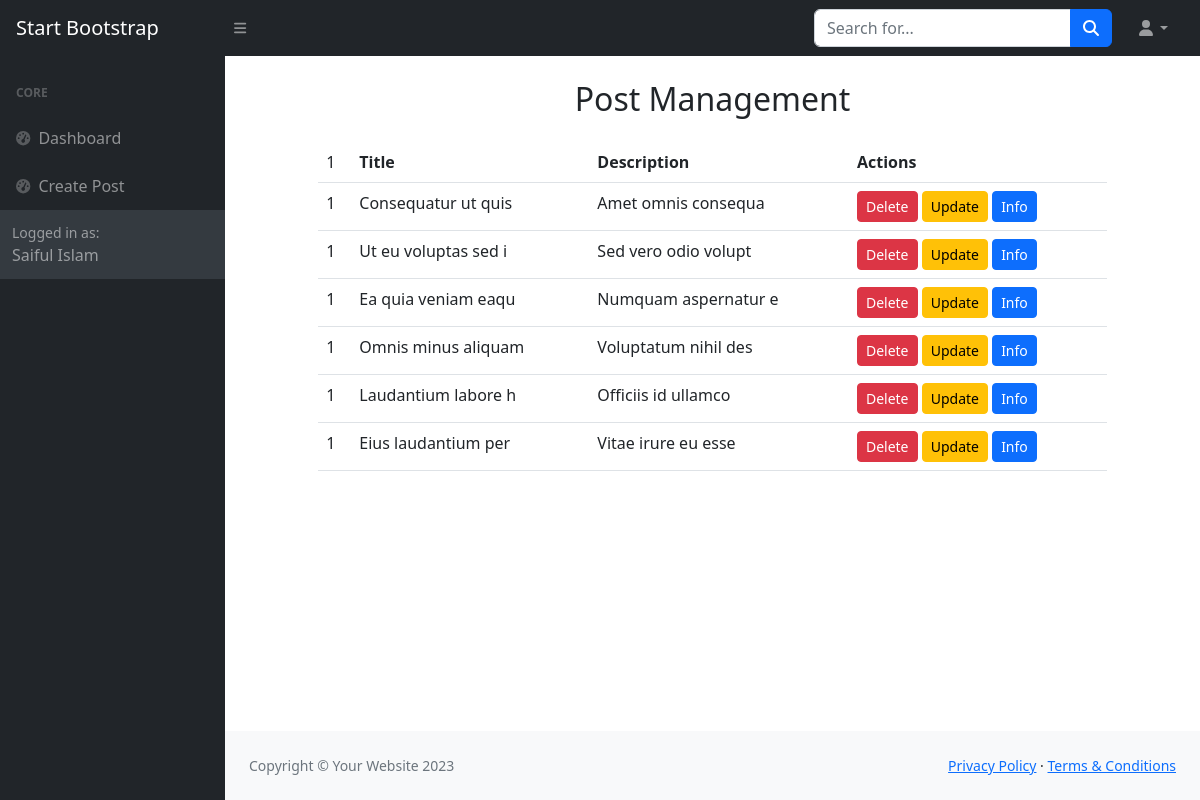
Screenshot of /index.php (signed in) with the database file from the repository.
### tables this page shows
CREATE TABLE `posts` (
  `id` int NOT NULL,
  `post_title` varchar(255) DEFAULT NULL,
  `post_description` text
);

### src/traits/All_Traits.php (called while the page is built, shortened)
<?php
trait All_Traits
{
    public $servername = "localhost";
    public $username = "root";
    public $password = "";
    public $pdo;
    public function __construct()
    {
        try {
            $pdo = new PDO("mysql:host=$this->servername;dbname=php-oop-crud", $this->username, $this->password);
            $pdo->setAttribute(PDO::ATTR_ERRMODE, PDO::ERRMODE_EXCEPTION);
            $this->pdo = $pdo;
        } catch (PDOException $e) {
            echo "Connection failed: " . $e->getMessage();
        }
    }
    public function get_all_data($table_name)
    {
        $sql = "select * from $table_name";
        $statement = $this->pdo->query($sql);
        $datas = $statement->fetchAll(PDO::FETCH_ASSOC);
        return $datas;
    }
}

### index.php (the view, shortened to what this page needs)
<?php
$posts = new Post;
$posts = $posts->get_all_data('posts');
?>
<!DOCTYPE html>
<html lang="en">
<head>
    <link href="https://cdn.jsdelivr.net/npm/simple-datatables@7.1.2/dist/style.min.css" rel="stylesheet" />
    <link href="css/styles.css" rel="stylesheet" />
</head>
<body class="sb-nav-fixed">
    <?php include './includes/navbar.php' ?>
    <div id="layoutSidenav">
        <div id="layoutSidenav_nav">
            <?php include './includes/sidebar.php' ?>
        </div>
        <div id="layoutSidenav_content">
            <main>
                <div class="container">
                    <div class="row">
                        <div class="col-md-10 offset-md-1">
                            <h2 class="text-center my-4">Post Management</h2>
                            <table class="table">
                                <thead>
                                    <tr>
                                        <td>1</td>
                                        <th>Title</th>
                                        <th>Description</th>
                                        <th>Actions</th>
                                    </tr>
                                </thead>
                                <tbody>
                                    <?php foreach ($posts as $post) : ?>
                                    <tr>
                                        <td>1</td>
                                        <td><?= $post['post_title'] ?></td>
                                        <td><?= $post['post_description'] ?></td>
                                        <td>
                                            <a href="delete_post.php?post_id=<?= $post['id'] ?>"
                                                class="btn btn-sm btn-danger">Delete</a>
                                            <a href="update_post.php?post_id=<?= $post['id'] ?>"
                                                class="btn btn-sm btn-warning">Update</a>
                                            <a href="post_info.php?post_id=<?= $post['id'] ?>"
                                                class="btn btn-sm btn-primary">Info</a>
                                        </td>
                                    </tr>
                                    <?php endforeach; ?>
                                </tbody>
                            </table>
                        </div>
                    </div>
                </div>
            </main>
            <?php include './includes/footer.php' ?>
        </div>
    </div>
</body>
</html>

### includes/navbar.php (shortened to what this page needs)
<nav class="sb-topnav navbar navbar-expand navbar-dark bg-dark fixed">
    <a class="navbar-brand ps-3" href="index.html">Start Bootstrap</a>
    <button class="btn btn-link btn-sm order-1 order-lg-0 me-4 me-lg-0" id="sidebarToggle" href="#!"><i class="fas fa-bars"></i></button>
    <form class="d-none d-md-inline-block form-inline ms-auto me-0 me-md-3 my-2 my-md-0">
        <div class="input-group">
            <input class="form-control" type="text" placeholder="Search for..." aria-label="Search for..." aria-describedby="btnNavbarSearch" />
            <button class="btn btn-primary" id="btnNavbarSearch" type="button"><i class="fas fa-search"></i></button>
        </div>
    </form>
    <ul class="navbar-nav ms-auto ms-md-0 me-3 me-lg-4">
        <li class="nav-item dropdown">
            <a class="nav-link dropdown-toggle" id="navbarDropdown" href="#" role="button" data-bs-toggle="dropdown" aria-expanded="false"><i class="fas fa-user fa-fw"></i></a>
        </li>
    </ul>
</nav>

### includes/sidebar.php
<nav class="sb-sidenav accordion sb-sidenav-dark" id="sidenavAccordion">
    <div class="sb-sidenav-menu">
        <div class="nav">
            <div class="sb-sidenav-menu-heading">Core</div>
            <a class="nav-link" href="index.html">
                <div class="sb-nav-link-icon">
                    <i class="fas fa-tachometer-alt"></i>
                </div>
                Dashboard
            </a>
            <a class="nav-link" href="create_post.php">
                <div class="sb-nav-link-icon">
                    <i class="fas fa-tachometer-alt"></i>
                </div>
                Create Post
            </a>
        </div>
        <div class="sb-sidenav-footer">
            <div class="small">Logged in as:</div>
            <?= $_SESSION['first_name'] ?>
        </div>
</nav>

### includes/footer.php
<footer class="py-4 bg-light mt-auto">
    <div class="container-fluid px-4">
        <div class="d-flex align-items-center justify-content-between small">
            <div class="text-muted">Copyright &copy; Your Website 2023</div>
            <div>
                <a href="#">Privacy Policy</a>
                &middot;
                <a href="#">Terms &amp; Conditions</a>
            </div>
        </div>
    </div>
</footer>

### rows the page displays
posts: post_title "Consequatur ut quis", post_description "Amet omnis consequa"
posts: post_title "Ut eu voluptas sed i", post_description "Sed vero odio volupt"
posts: post_title "Ea quia veniam eaqu", post_description "Numquam aspernatur e"
posts: post_title "Omnis minus aliquam", post_description "Voluptatum nihil des"
posts: post_title "Laudantium labore h", post_description "Officiis id ullamco"
posts: post_title "Eius laudantium per", post_description "Vitae irure eu esse"

### other values shown
$_SESSION['first_name'] "Saiful Islam"
